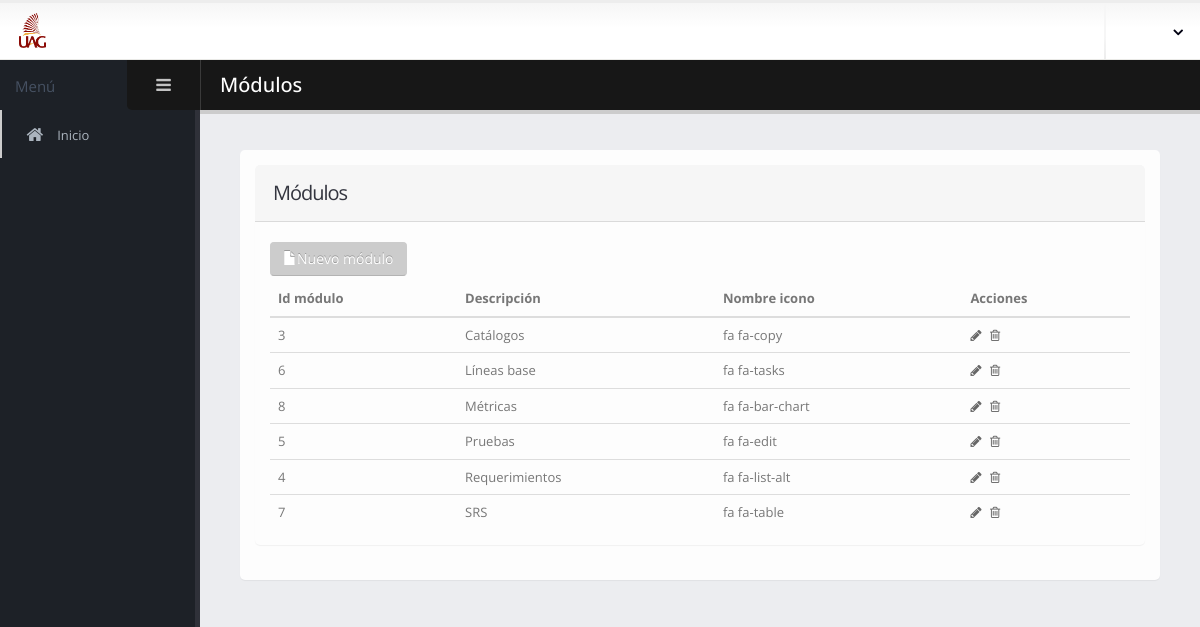
Screenshot of /index.php/modulos/todosModulos with the database file from the repository.
### tables this page shows
CREATE TABLE IF NOT EXISTS `modulo` (
  `idModulo` int(11) NOT NULL,
  `descripcion` varchar(100) NOT NULL,
  `nombreIcono` varchar(100) NOT NULL
);

### application/controllers/modulos.php (called while the page is built, shortened)
<?php
class Modulos extends CI_Controller {
    function todosModulos() {
        $this->load->model('modeloModulo');
        $modulos = $this->modeloModulo->get_modulos();
        $data['modulos'] = $modulos;
        $this->load->view('modulos/lista', $data);
    }
}

### index.php (called while the page is built, shortened)
<?php
require_once BASEPATH.'core/CodeIgniter.php';

### application/models/modeloModulo.php (called while the page is built, shortened)
<?php
class ModeloModulo extends CI_Model {
    public function get_modulos() {
        $query = $this->db->query("SELECT * FROM modulo order by descripcion");
        if ($query->num_rows() > 0) {
            $rows = $query->result_array();
            return $rows;
        } else {
            return null;
        }
    }
}

### application/views/modulos/lista.php (the view, shortened to what this page needs)
<section role="main" class="content-body">
    <header class="page-header">
        <h2>Módulos</h2>
    </header>
    <div class="row">
        <div class="col-md-9 col-lg-12 col-xl-9">
            <section class="panel">
                <div class="panel-body">
                    <form id="formInicial" method="post" action="<?php echo base_url(); ?>index.php/modulos/nuevo" >
                        <div class="row">
                            <div class="col-md-12">
                                <section class="panel">
                                    <header class="panel-heading">
                                        <h2 class="panel-title">Módulos</h2>
                                    </header>
                                    <div class="panel-body">
                                        <div>
                                            <button type="submit" class="mb-xs mt-xs mr-xs btn btn-primary" name="nuevo" value="nuevo">
                                                <i class="glyphicon glyphicon-file"></i>Nuevo módulo</button>
                                        </div>
                                        <div class="table-responsive">
                                            <table class="table mb-none">
                                                <thead>
                                                    <tr>
                                                        <th>Id módulo</th>
                                                        <th>Descripción</th>
                                                        <th>Nombre icono</th>
                                                        <th>Acciones</th>
                                                    </tr>
                                                </thead>
                                                <tbody>
                                                    <?php
                                                       if (!empty($modulos)) {
                                                    foreach ($modulos as $u): ?>
                                                        <tr>
                                                            <td><?= $u['idModulo'] ?></td>
                                                            <td><?= $u['descripcion'] ?></td>
                                                            <td><?= $u['nombreIcono'] ?></td>
                                                            <td class="actions">
                                                                <a href="<?php echo base_url(); ?>index.php/modulos/editar/<?= $u['idModulo'] ?>"><i class="fa fa-pencil"></i></a>
                                                                <a class="show-delete-modal" href="#" data-idmodulo="<?= $u['idModulo'] ?>" data-toggle="modal" data-target="#modal-eliminar">
                                                                    <i class="fa fa-trash-o"></i></a>
                                                            </td>
                                                        </tr>
                                                    <?php endforeach;  } else {  ?> <tr> <td> No hay información </td>  <?php }?>
                                                </tbody>
                                            </table>
                                        </div>
                                    </div>
                                </section>
                            </div>
                        </div>
                    </form>
                </div>
            </section>
        </div>
    </div>
</section>

### rows the page displays
modulo: idModulo "3", descripcion "Catálogos", nombreIcono "fa fa-copy"
modulo: idModulo "6", descripcion "Líneas base", nombreIcono "fa fa-tasks"
modulo: idModulo "8", descripcion "Métricas", nombreIcono "fa fa-bar-chart"
modulo: idModulo "5", descripcion "Pruebas", nombreIcono "fa fa-edit"
modulo: idModulo "4", descripcion "Requerimientos", nombreIcono "fa fa-list-alt"
modulo: idModulo "7", descripcion "SRS", nombreIcono "fa fa-table"
